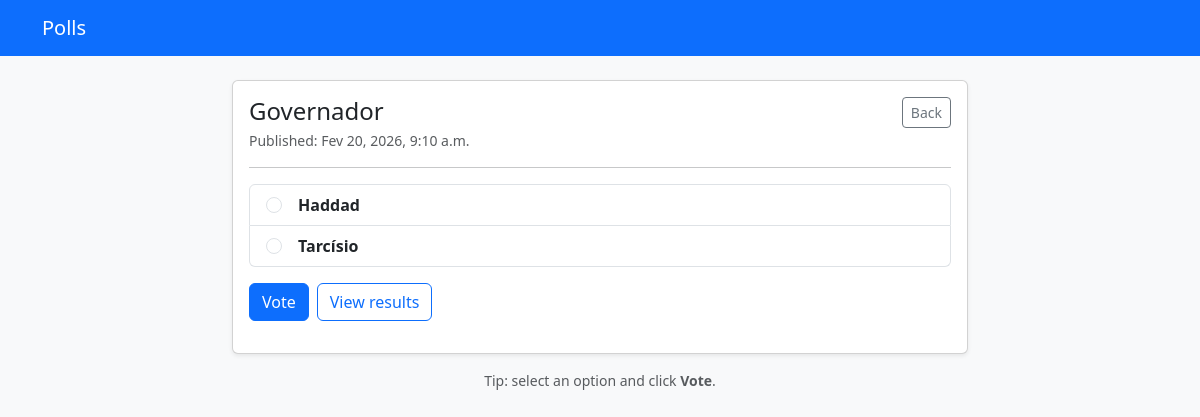
Page /2/ on the committed database.
### polls/models.py (models this page shows, shortened)
class Question(models.Model):
    question_text = models.CharField(max_length=200)
    pub_date = models.DateTimeField("date published")

class Choice(models.Model):
    question = models.ForeignKey(Question, on_delete=models.CASCADE)
    choice_text = models.CharField(max_length=200)
    votes = models.IntegerField(default=0)

### polls/views.py (the view)
# urls.py: path("<int:question_id>/", views.detail, name="detail"),
def detail(request, question_id):
    question = get_object_or_404(Question, pk=question_id)
    return render(request, "polls/detail.html", {"question": question})

### polls/templates/polls/detail.html (shortened to what this page needs)
{% load static %}
<html lang="en">
  <head>
    <link
      href="https://cdn.jsdelivr.net/npm/bootstrap@5.3.3/dist/css/bootstrap.min.css"
      rel="stylesheet"
    />
  </head>
  <body class="bg-light">
    <nav class="navbar navbar-expand-lg navbar-dark bg-primary">
      <div class="container">
        <a class="navbar-brand" href="">Polls</a>
      </div>
    </nav>
    <main class="container py-4">
      <div class="row justify-content-center">
        <div class="col-lg-8">
          <div class="card shadow-sm">
            <div class="card-body">
              <div class="d-flex justify-content-between align-items-start gap-3">
                <div>
                  <h1 class="h4 mb-1">{{ question.question_text }}</h1>
                  {% if question.pub_date %}
                    <div class="text-muted small">
                      Published: {{ question.pub_date|date:"M j, Y, P" }}
                    </div>
                  {% endif %}
                </div>
                <a class="btn btn-outline-secondary btn-sm" href="">
                  Back
                </a>
              </div>
              <hr class="my-3" />
              <form action="{% url 'polls:vote' question.id %}" method="post">
                <fieldset class="mb-3">
                  <div class="list-group">
                    {% for choice in question.choice_set.all %}
                      <label class="list-group-item d-flex gap-3 align-items-start">
                        <input
                          class="form-check-input mt-1"
                          type="radio"
                          name="choice"
                          id="choice{{ forloop.counter }}"
                          value="{{ choice.id }}"
                          required
                        />
                        <div class="flex-grow-1">
                          <div class="fw-semibold">{{ choice.choice_text }}</div>
                        </div>
                      </label>
                    {% empty %}
                      <div class="list-group-item">
                        <span class="text-muted">No choices available for this question.</span>
                      </div>
                    {% endfor %}
                  </div>
                </fieldset>
                <div class="d-flex flex-wrap gap-2">
                  <button type="submit" class="btn btn-primary">Vote</button>
                  <a class="btn btn-outline-primary" href="{% url 'polls:results' question.id %}">
                    View results
                  </a>
                </div>
              </form>
            </div>
          </div>
          <p class="text-center text-muted small mt-3 mb-0">
            Tip: select an option and click <strong>Vote</strong>.
          </p>
        </div>
      </div>
    </main>
  </body>
</html>

### rows in the picture
Question: question_text "Governador", pub_date "Fev 20, 2026, 9:10 a.m."
Choice: choice_text "Haddad"
Choice: choice_text "Tarcísio"
